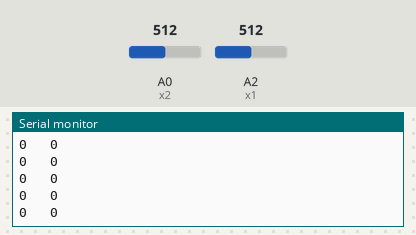
Simulated run of this sketch. Board: Arduino Uno, built with avr-gcc and run on an emulated ATmega328P. On the bench: the last lines printed to the serial monitor. The inputs (shaded band) are chosen by the test bench; at power-on: A0 (x2) = 512, A2 (x1) = 512. No radio packets arrive unless stated.

Above: at 1.2 s.
1.3 s: A0 (x2) set to 390
At 2.3 s:
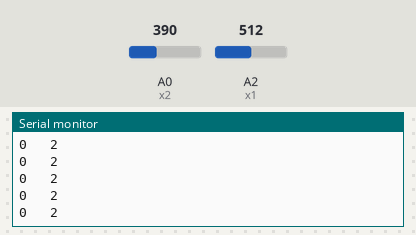
2.8 s: A2 (x1) set to 390
At 3.9 s:
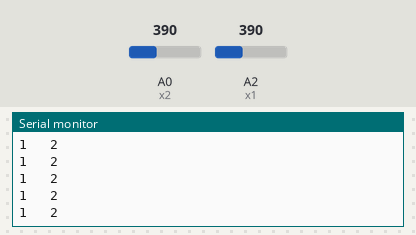
4.3 s: A0 (x2) set to 410
At 5.4 s:
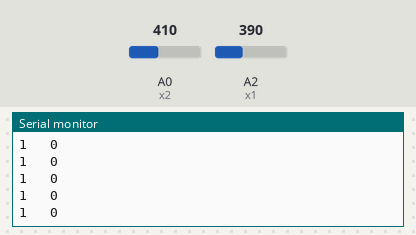
5.8 s: A2 (x1) set to 410
At 6.9 s:
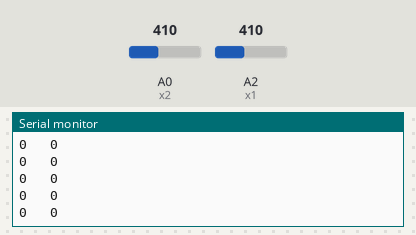

Measured:
- after the input at 1.3 s, the serial monitor: prints a new line after 0.07 s (image 1)
- after the input at 2.8 s, the serial monitor: prints a new line after 0.07 s (image 2)
- after the input at 4.3 s, the serial monitor: prints a new line after 0.07 s (image 3)
- after the input at 5.8 s, the serial monitor: prints a new line after 0.07 s (image 4)

The sketch:

Cooperation_TM.ino
```cpp
#include <SPI.h>
#include <nRF24L01.h>
#include <RF24.h>

RF24 radio(9, 10);
const byte rxAddr[6] = "00001";
char v[2];
int x1= A2, x2 = A0;
int x1val, x2val;

void setup()
{
  Serial.begin(9600);
  radio.begin();
  radio.setRetries(15, 15);
  radio.openWritingPipe(rxAddr);
  radio.stopListening();
}
void loop()
{
  x1val = analogRead(x1);
  x2val = analogRead(x2);
  if(x1val > 650)v[0] = '2';
  else if(x1val < 400)v[0] = '1';
  else v[0] = '0';

  if(x2val > 650)v[1] = '1';
  else if(x2val < 400)v[1] = '2';
  else v[1] = '0';

  Serial.print(v[0]);
  Serial.print("   ");
  Serial.println(v[1]);
  radio.write(&v, sizeof(v));
}
```
